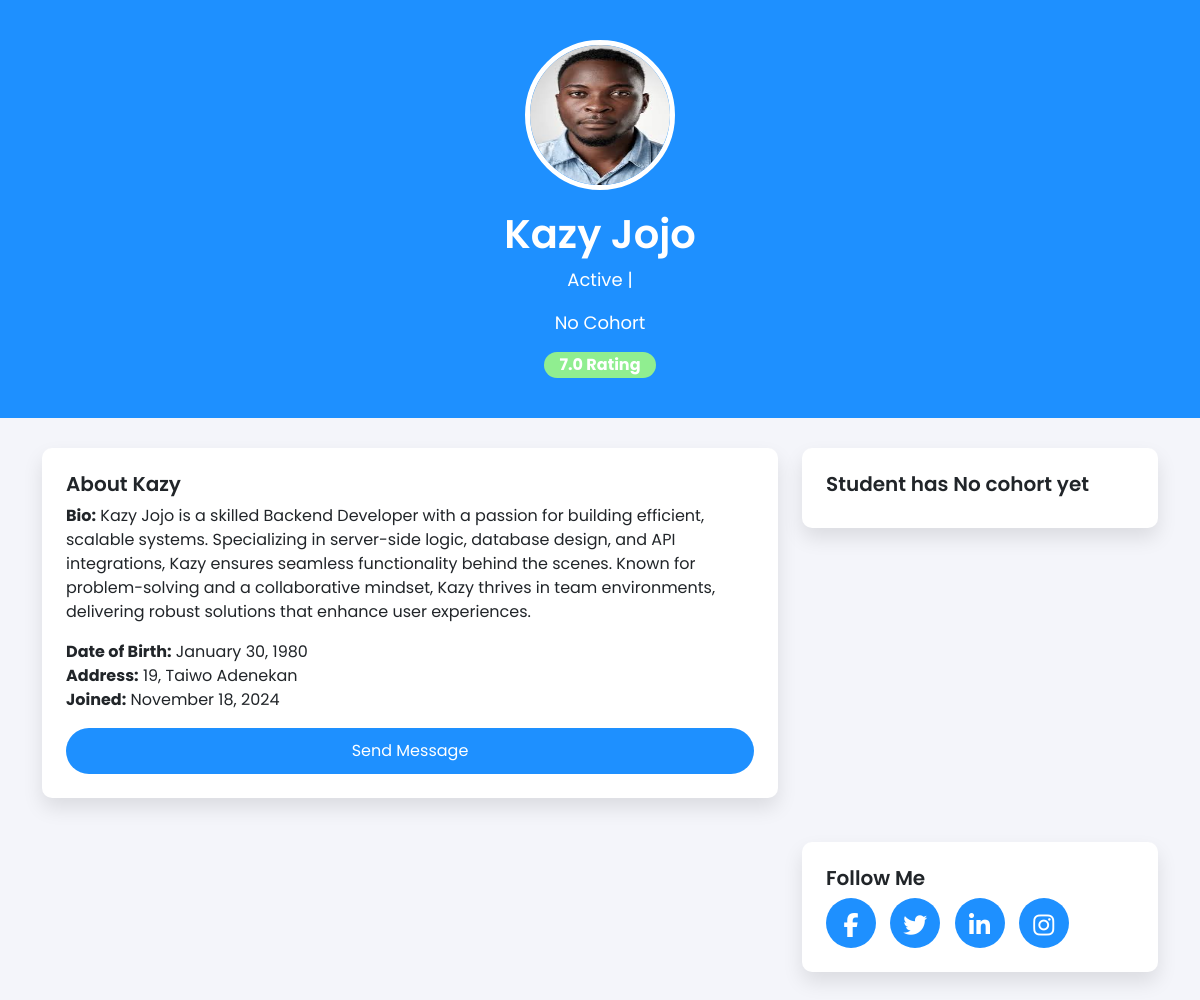
The app's page /profile/kazy-jojo-681905780 with its own data.
### students/models.py (models this page shows, shortened)
class Student(models.Model):
  username = models.CharField(max_length=100)
  first_name = models.CharField(max_length=100)
  last_name = models.CharField(max_length=100)
  student_type = models.CharField(max_length=9, choices=student_position, default='Student')
  status = models.BooleanField(default=True)
  email = models.EmailField(max_length=254, unique=True, validators=[mail_validator])
  phone = models.IntegerField(null=False, blank=False)
  slug = models.SlugField(unique=True, blank=True, editable=False)

class Student_Profile(models.Model):
  student = models.OneToOneField(Student, on_delete=models.CASCADE)
  bio = models.TextField()
  DOB = models.DateField()
  address = models.CharField(max_length=500)
  rating = models.FloatField(default=0.0)
  profile_picture = models.ImageField(upload_to='student_profile')
  date_join = models.DateTimeField(auto_now_add=True)

### students/views.py (the view)
# urls.py: path('profile/<slug:slug>', views.get_profile_from_student, name='student_profile'),
def get_profile_from_student(request, slug):
    student = get_object_or_404(Student, slug=slug)
    context = {
        'student': student
    }
    return render(request, 'blog/studentprofile.html', context)

### templates/blog/studentprofile.html (shortened to what this page needs)
{% load static %}
<!DOCTYPE html>
<html lang="en">
  <head>
    <link
      href="https://cdn.jsdelivr.net/npm/bootstrap@5.0.2/dist/css/bootstrap.min.css"
      rel="stylesheet"
 />
    <link
      href="https://cdn.jsdelivr.net/npm/bootstrap@5.3.0-alpha1/dist/css/bootstrap.min.css"
      rel="stylesheet" />
    <link
      rel="stylesheet"
      href="https://cdnjs.cloudflare.com/ajax/libs/font-awesome/6.6.0/css/all.min.css" />
    <link rel="stylesheet" href="{% static 'CSS/profile.css' %}" />
  </head>
  <body>
    <section class="profile-header">
      <div class="container text-center">
        {% if student.student_profile.profile_picture %}
        <img
          src="{{ student.student_profile.profile_picture.url }}"
          alt="{{ student.first_name }} {{ student.last_name }}'s Profile Picture"
          class="profile-picture" />
        {% endif %}
        <h1>{{ student.first_name |default:'Unknow' }} {{ student.last_name |default:'User' }}</h1>
        <p>
          {{ student.status|yesno:"Active,Inactive" }} | {% if student.cohort_group_set.exists %}
          {% for cohort in student.cohort_group_set.all %}
            {{ cohort.name }}
          {% endfor %}
        {% else %}
          <p>No Cohort</p>
        {% endif %}
        <span class="badge badge-custom"
          >{{ student.student_profile.rating|default:'0.0' }} Rating</span
        >
      </div>
    </section>
    <section class="profile-content">
      <div class="container">
        <div class="row">
          <div class="col-md-8">
            <div class="card p-4">
              <h5>About {{ student.first_name }}</h5>
              <p><strong>Bio:</strong> {{ student.student_profile.bio }}</p>
              <p>
                <strong>Date of Birth:</strong> {{ student.student_profile.DOB |date:"F j, Y" }} <br />
                <strong>Address:</strong> {{ student.student_profile.address }}
                <br />
                <strong>Joined:</strong> {{ student.student_profile.date_join |date:"F j, Y" }}
              </p>
              <button
                class="btn btn-custom"
                data-bs-toggle="modal"
                data-bs-target="#exampleModal">
                Send Message
              </button>
            </div>
          </div>
          <div class="col-md-4">
            <div class="card p-4">
              {% if student.cohort_group_set.all %}
              {% for related in student.cohort_group_set.all %}
              <h5>Related Students in {{ related.name }}</h5>
              <ul class="list-unstyled">
                {% for member in related.students.all %}
                {% if member != student %}
                <li class="d-flex align-items-center mb-3">
                  {% if member.student_profile.profile_picture %}
                  <img
                    src="{{ member.student_profile.profile_picture.url }}"
                    alt="{{ member.username }}'s Picture"
                    width="80"
                    height="80"
                    class="related-student-img" />
                  {% else %}
                  <img
                    src="path/to/default-image.jpg"
                    alt="Default Picture"
                    width="80"
                    height="80"
                    class="related-student-img" />
                  {% endif %}
                  <div class="ms-3">
                    <h6 class="mb-0">
                      {{ member.first_name }} {{ member.last_name }}
                    </h6>
                    <small>
                      {% for program in member.program_set.all %}
                      {{ program.courses }}
                      {% if not forloop.last %}, {% endif %}
                      {% endfor %}
                    </small>
                  </div>
                </li>
                {% endif %}
                {% endfor %}
              </ul>
              {% endfor %}
              {% else %}
              <h5>Student has No cohort yet</h5>
              {% endif %}
            </div>
          </div>
        </div>
        <div class="row mt-4">
          <div class="col-md-8">
          </div>
          <div class="col-md-4">
            <div class="card p-4">
              <h5>Follow Me</h5>
              <div class="follow-links">
                <a href="#"><i class="fab fa-facebook-f"></i></a>
                <a href="#"><i class="fab fa-twitter"></i></a>
                <a href="#"><i class="fab fa-linkedin-in"></i></a>
                <a href="#"><i class="fab fa-instagram"></i></a>
              </div>
            </div>
          </div>
        </div>
      </div>
    </section>
  </body>
</html>

### staticfiles/css/profile.css (style rules this page uses)
body { font-family: 'Poppins', sans-serif; background-color: #f4f5fa; }
.profile-header { background: dodgerblue; color: white; padding: 40px 0; text-align: center; }
.profile-header img { border-radius: 50%; border: 5px solid white; width: 150px; height: 150px; }
.profile-header h1 { font-weight: 600; margin-top: 20px; }
.profile-header p { font-size: 18px; color: white; }
.profile-content { padding: 30px; }
.profile-content .card { background: white; box-shadow: 0px 10px 20px rgba(0, 0, 0, 0.1); border: none; border-radius: 10px; margin-bottom: 20px; }
.profile-content .card h5 { font-weight: 600; }
.badge-custom { background-color: lightgreen; color: white; font-size: 16px; padding: 5px 15px; border-radius: 20px; }
.btn-custom { background-color: dodgerblue; color: white; padding: 10px 20px; border-radius: 25px; }
.follow-links a { display: inline-block; margin-right: 10px; color: white; font-size: 24px; background-color: dodgerblue; padding: 10px; border-radius: 50%; width: 50px; height: 50px; text-align: center; }

### records on screen
Student: student_profile.profile_picture (picture), first_name "Kazy", last_name "Jojo", status "Active", student_profile.rating "7.0", student_profile.bio "Kazy Jojo is a skilled Backend Developer with a passion for building efficient, scalable systems. Specializing in server-side logic, database design, and API integrations, Kazy ensures seamless functionality behind the scenes. Known for problem-solving and a collaborative mindset, Kazy thrives in team environments, delivering robust solutions that enhance user experiences.", student_profile.DOB "January 30, 1980", student_profile.address "19, Taiwo Adenekan", student_profile.date_join "November 18, 2024"
